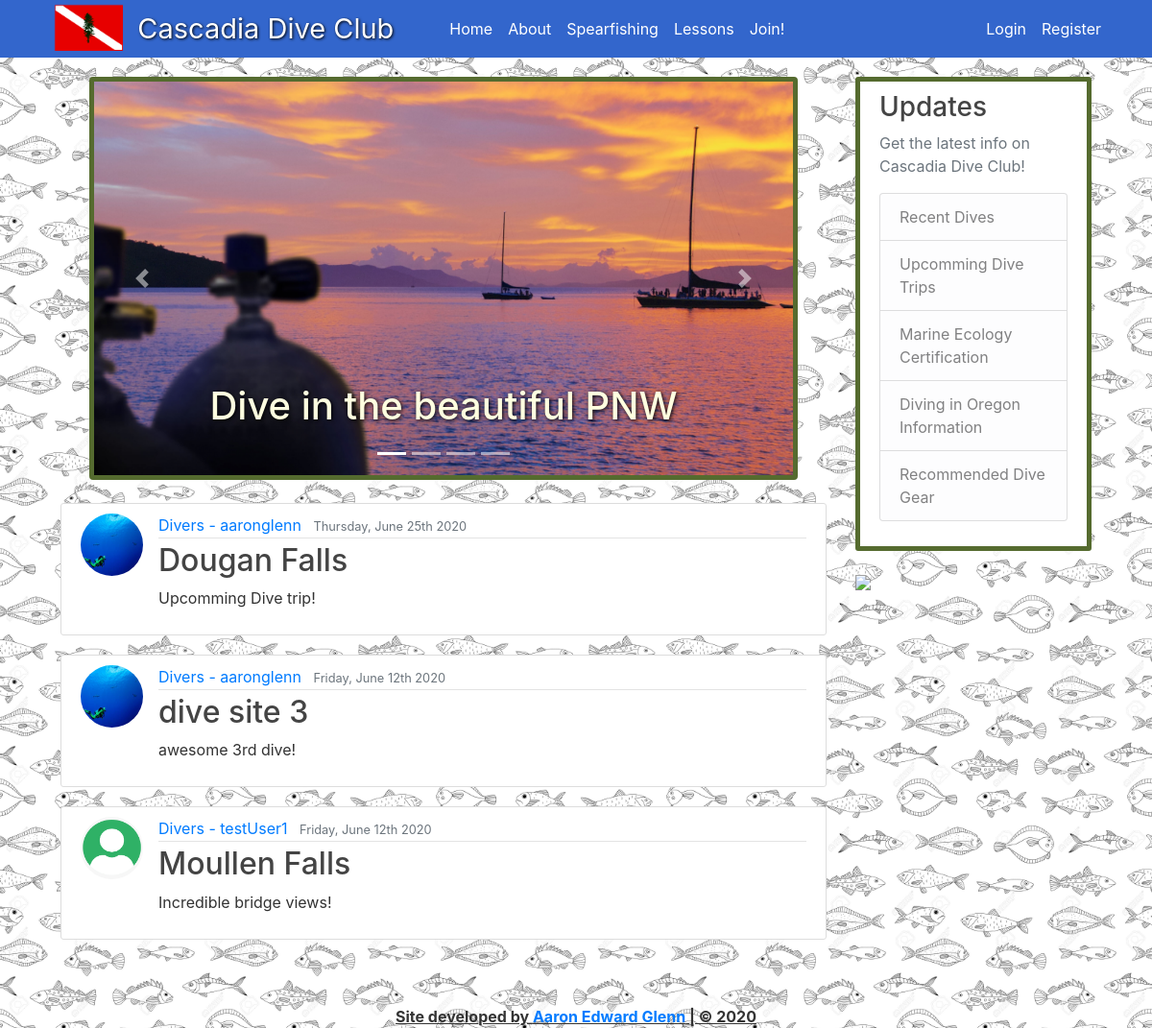
The page / on the database its author committed.
### blog/models.py (models this page shows, shortened)
class DivePost(models.Model):
    title = models.CharField(max_length=100)
    dive_site = models.CharField(max_length=100, blank=True)
    content = models.TextField()
    date_posted = models.DateTimeField(default=timezone.now)
    diver = models.ForeignKey(User, on_delete=models.SET(get_sentinel_user))

### users/models.py (models this page shows, shortened)
class Profile(models.Model):
    user = models.OneToOneField(User, on_delete=models.CASCADE)
    image = models.ImageField(default='default.jpg', upload_to='prfile_pics')

### blog/views.py (the view)
# urls.py: path('', PostListView.as_view(), name='blog-home'),
class PostListView(ListView):
    model = DivePost
    template_name = 'blog/home.html'
    context_object_name = 'posts'
    ordering = ['-date_posted']

### blog/templates/blog/home.html
{% extends 'blog/base.html' %}
{% block content %}
<div class="container mb-4">
{% include "blog/carousel.html" %}
</div>
{% for post in posts %}
<article class="media content-section">
    <img class="rounded-circle article-img" src="{{ post.diver.profile.image.url }}">
    <div class="media-body">
        <div class="article-metadata">
            <a class="mr-2" href="#">Divers - {{ post.diver }}</a>
            <small class="text-muted">{{ post.date_posted|date:'l, F jS Y' }}</small>
        </div>
        <h2><a class="article-title" href="{% url 'post-detail' post.id %}">{{ post.dive_site }}</a></h2>
        <p class="article-content">{{ post.content }}</p>
    </div>
</article>
{% endfor %}
{% endblock %}

### blog/static/blog/main.css (style rules this page uses)
body { background-image: url("/media/background_images/fish_background2.jpg"); background-attachment: fixed; color: #333333; background-size: 20%; margin-top: 5rem; }
h1, h2, h3, h4, h5, h6 { color: #444444; }
.content-section { background: #ffffff; padding: 10px 20px; border: 1px solid #dddddd; border-radius: 3px; margin-bottom: 20px; }
.article-title { color: #444444; }
.article-content { white-space: pre-line; }
.article-img { height: 65px; width: 65px; margin-right: 16px; }
.article-metadata { padding-bottom: 1px; margin-bottom: 4px; border-bottom: 1px solid #e3e3e3 }

### rows shown on the page
DivePost: diver.profile.image (picture), diver "aaronglenn", date_posted "Thursday, June 25th 2020", dive_site "Dougan Falls", content "Upcomming Dive trip!"
DivePost: diver.profile.image (picture), diver "aaronglenn", date_posted "Friday, June 12th 2020", dive_site "dive site 3", content "awesome 3rd dive!"
DivePost: diver.profile.image (placeholder picture), diver "testUser1", date_posted "Friday, June 12th 2020", dive_site "Moullen Falls", content "Incredible bridge views!"
